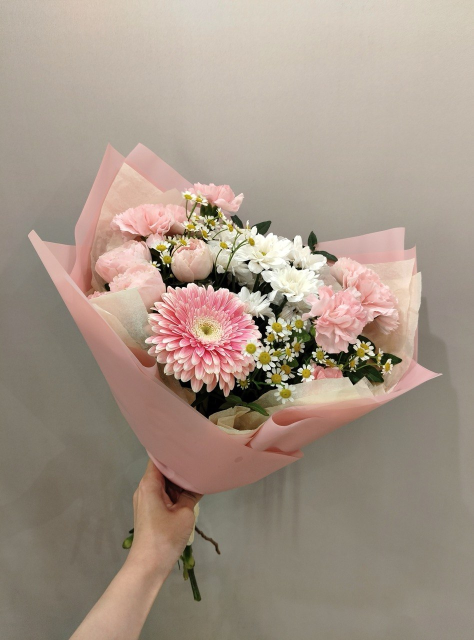
#> input picture agent-marketolog/foto/bukety-arhiv/buket-01.jpg, 947 x 1280 px (shown at 1/2 size); its folder holds only this picture in this run
$ python foto-rank.py
#> lines starting #> are read from the running program, lines starting #| are printed output that depends on the picture
# -*- coding: utf-8 -*-
"""Ранжирует фото букетов по качеству: разрешение + резкость.

Использование:
    python3 tools/foto-rank.py            # топ-20
    python3 tools/foto-rank.py --all      # все, CSV в results/foto-reyting.csv
"""
from __future__ import annotations

import argparse
import csv
import pathlib
import sys

from PIL import Image, ImageFilter, ImageStat

ROOT = pathlib.Path(__file__).resolve().parent.parent
FOLDERS = [
    ROOT / "foto" / "bukety-arhiv",
    ROOT / "foto" / "media-gpt",
]
MIN_SIDE = 1200          # короткая сторона, меньше — не годится для печати и Авито
TARGET_SIDE = 1600       # желаемая короткая сторона


def sharpness(im: Image.Image) -> float:
    """Дисперия после фильтра краёв: чем выше, тем резче кадр."""
    small = im.convert("L").resize((min(im.width, 800), min(im.height, 800)))
    edges = small.filter(ImageFilter.FIND_EDGES)
    return ImageStat.Stat(edges).var[0]


def score(path: pathlib.Path) -> dict | None:
    try:
        with Image.open(path) as im:
#> im is the input picture: PIL image 947x1280 RGB; mean R, G, B 164.8, 149, 135.5
            w, h = im.size
#> w = 947; h = 1280
            sh = sharpness(im)
#> in sharpness, `small = im.convert("L").resize((min(im.width, 800), min(im.height, 800..`:
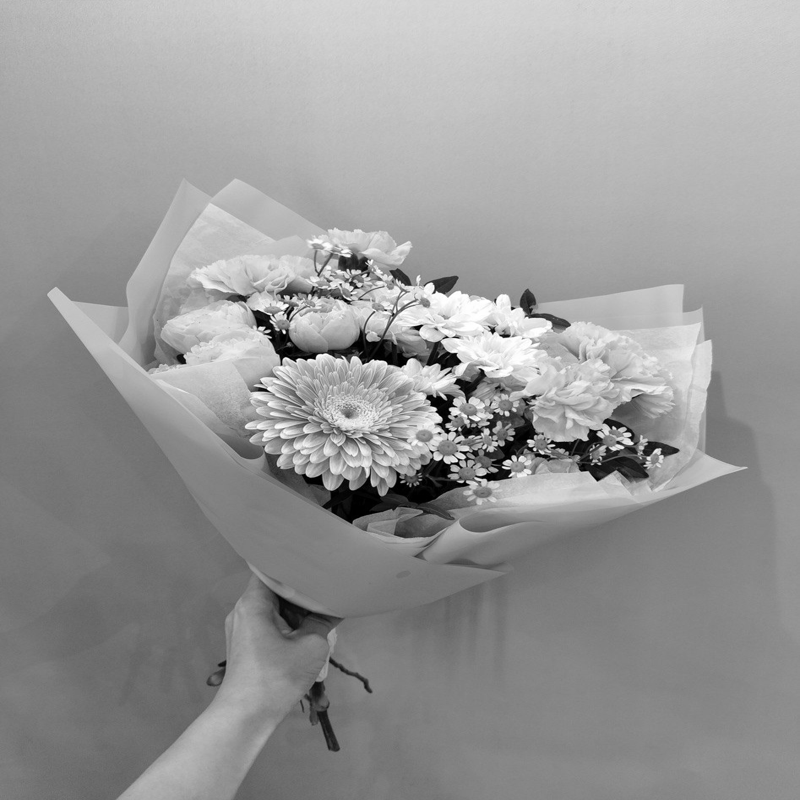
#> small: PIL image 800x800 L; min 0, max 255, mean 152.2
#> in sharpness, `edges = small.filter(ImageFilter.FIND_EDGES)`:
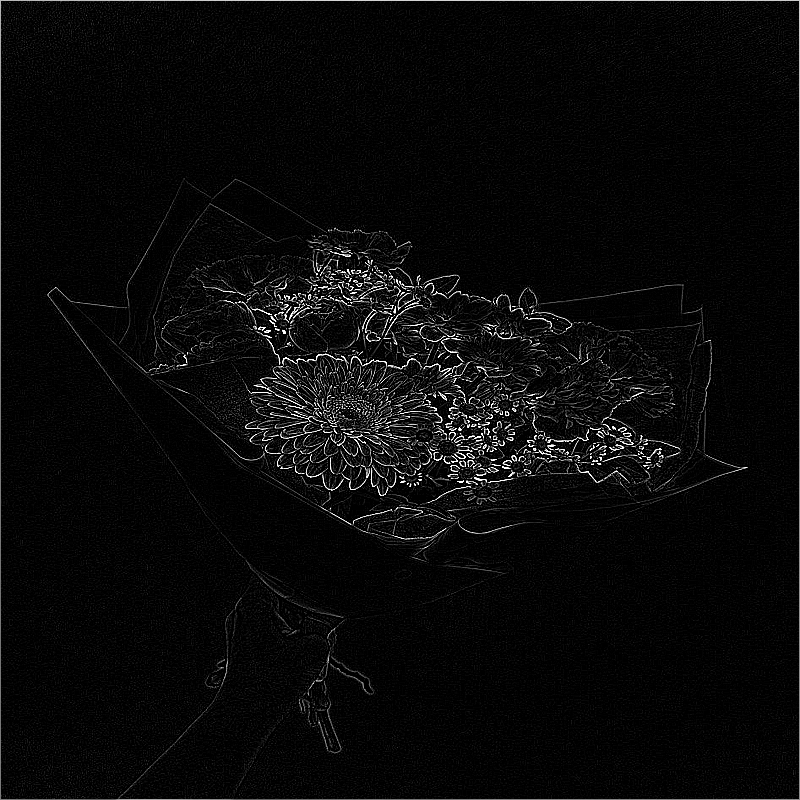
#> edges: PIL image 800x800 L; min 0, max 255, mean 9.6
#> sh = 908.8
    except Exception:
        return None
    short = min(w, h)
#> short = 947
    res_score = min(short / TARGET_SIDE, 1.0) * 60
#> res_score = 35.51
    sharp_score = min(sh / 300, 1.0) * 40
#> sharp_score = 40
    return {
        "file": str(path.relative_to(ROOT)),
        "w": w, "h": h, "short": short,
        "sharp": round(sh, 1),
        "score": round(res_score + sharp_score, 1),
        "usable": short >= MIN_SIDE,
    }


def main() -> int:
    ap = argparse.ArgumentParser()
    ap.add_argument("--all", action="store_true")
    args = ap.parse_args()

    rows = []
    for folder in FOLDERS:
        if not folder.exists():
            continue
        for p in folder.glob("**/*"):
            if p.suffix.lower() not in {".jpg", ".jpeg", ".png"}:
                continue
            r = score(p)
#> r = {'file': 'foto/bukety-arhiv/buket-01.jpg', 'w': 947, 'h': 1280, 'short': 947, 'sharp': 908.8, 'score': 75.5, 'usable': False}
            if r:
                rows.append(r)
    rows.sort(key=lambda r: r["score"], reverse=True)

    good = [r for r in rows if r["usable"]]
#> good = []
    print(f"всего фото: {len(rows)} | годных (короткая сторона ≥ {MIN_SIDE}): {len(good)}")
#| всего фото: 1 | годных (короткая сторона ≥ 1200): 0

    show = rows if args.all else rows[:20]
#> show = 1 item
    print(f"{'#':>2} {'балл':>5} {'размер':>11} {'резкость':>8}  файл")
    for i, r in enumerate(show, 1):
        mark = "" if r["usable"] else "  ← мелкий"
        print(f"{i:>2} {r['score']:>5} {r['w']}x{r['h']:<5} {r['sharp']:>8}  {r['file']}{mark}")
#> this loop made 1 pass
#> (i, mark) on pass 1: (1, '  ← мелкий')
#|  1  75.5 947x1280     908.8  foto/bukety-arhiv/buket-01.jpg  ← мелкий

    out = ROOT / "results" / "foto-reyting.csv"
    out.parent.mkdir(exist_ok=True)
    with out.open("w", newline="", encoding="utf-8") as f:
        w = csv.DictWriter(f, fieldnames=["file", "score", "w", "h", "short", "sharp", "usable"])
        w.writeheader()
        w.writerows(rows)
    print("CSV:", out.relative_to(ROOT))
    return 0


if __name__ == "__main__":
    sys.exit(main())
#> (the program exits here)
